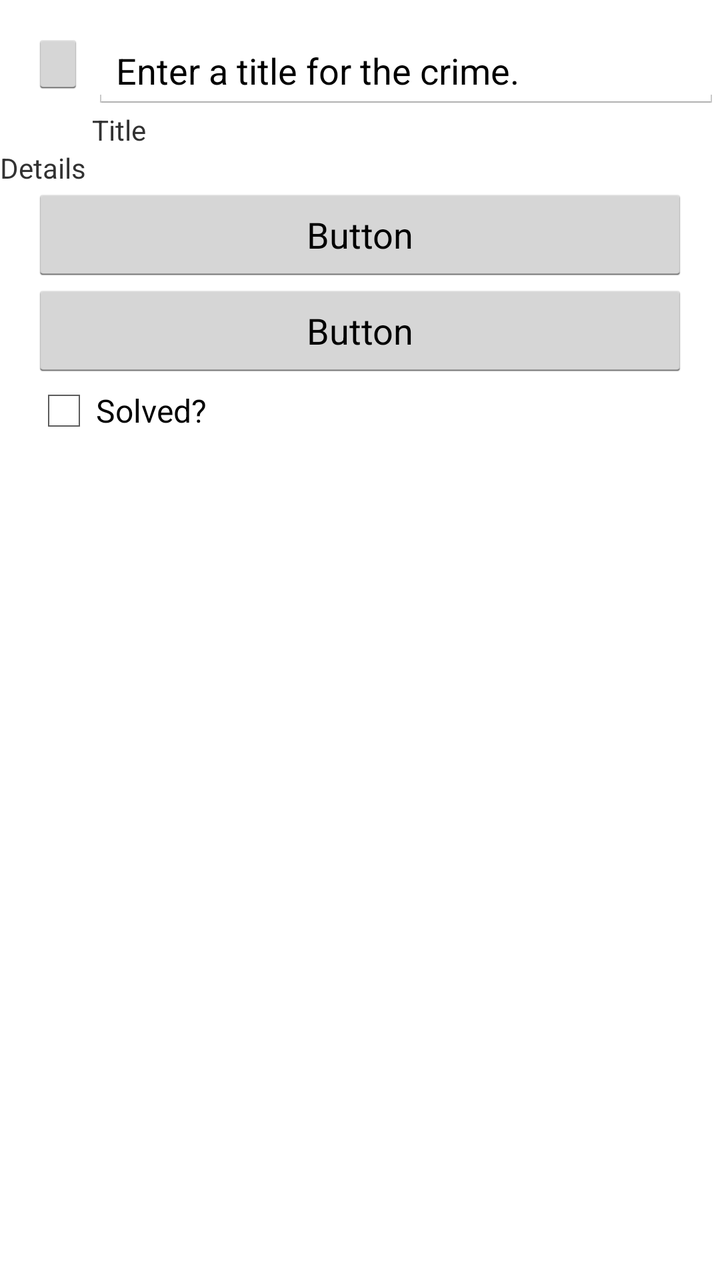
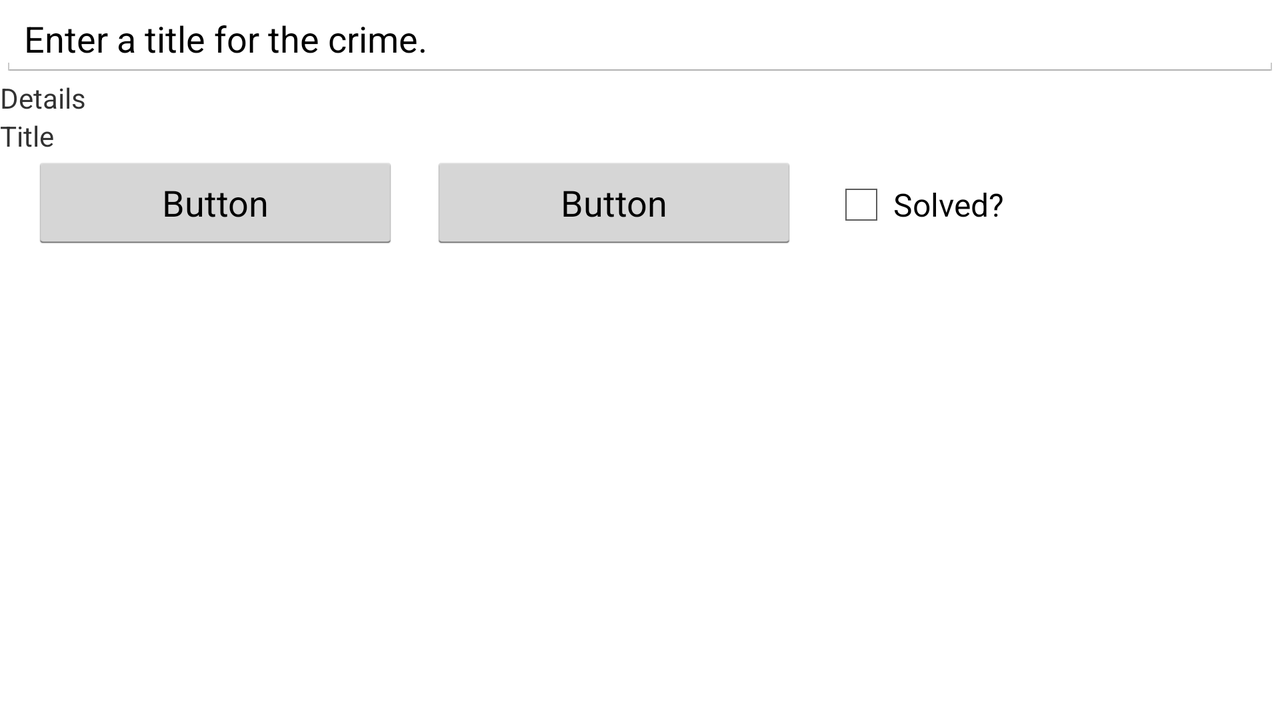

First picture: res/layout/ on a phone held upright. Second picture: the repository's own variant of that layout, on a device whose configuration matches the variant's folder. Source for both follows.
<!-- AndroidManifest.xml: application theme Theme.CriminalIntent -->
<!-- res/layout/fragment_crime.xml -->
<?xml version="1.0" encoding="utf-8"?>
<LinearLayout xmlns:android="http://schemas.android.com/apk/res/android"
    xmlns:app="http://schemas.android.com/apk/res-auto"
    android:layout_width="match_parent"
    android:layout_height="match_parent"
    android:orientation="vertical">

    <LinearLayout
        android:layout_width="match_parent"
        android:layout_height="wrap_content"
        android:layout_marginLeft="16dp"
        android:layout_marginTop="16dp"
        android:orientation="horizontal">

        <LinearLayout
            android:layout_width="wrap_content"
            android:layout_height="wrap_content"
            android:layout_marginRight="4dp"
            android:orientation="vertical">

            <ImageButton
                android:id="@+id/crime_imageButton"
                android:layout_width="match_parent"
                android:layout_height="wrap_content"
                app:srcCompat="@android:drawable/ic_menu_camera" />
        </LinearLayout>

        <LinearLayout
            android:layout_width="wrap_content"
            android:layout_height="wrap_content"
            android:layout_weight="1"
            android:orientation="vertical">

            <EditText
                android:id="@+id/crime_title"
                android:layout_width="match_parent"
                android:layout_height="wrap_content"
                android:ems="10"
                android:inputType="textPersonName"
                android:text="@string/crime_title_hint" />

            <TextView
                android:id="@+id/txtCrimeTitleLabel"
                android:layout_width="match_parent"
                android:layout_height="wrap_content"
                android:text="@string/crime_title_label" />
        </LinearLayout>

    </LinearLayout>

    <TextView
        android:id="@+id/txtCrimeDetail"
        android:layout_width="match_parent"
        android:layout_height="wrap_content"
        android:text="@string/crime_details_label" />

    <Button
        android:id="@+id/crime_date"
        android:layout_width="match_parent"
        android:layout_height="wrap_content"
        android:layout_marginLeft="16dp"
        android:layout_marginRight="16dp"
        android:text="Button" />

    <Button
        android:id="@+id/crime_time"
        android:layout_width="match_parent"
        android:layout_height="wrap_content"
        android:layout_marginLeft="16dp"
        android:layout_marginRight="16dp"
        android:text="Button" />

    <CheckBox
        android:id="@+id/crime_solved"
        android:layout_width="match_parent"
        android:layout_height="wrap_content"
        android:layout_marginLeft="16dp"
        android:layout_marginRight="16dp"
        android:text="@string/crime_solved_label" />
</LinearLayout>
<!-- resources referenced by this layout -->
<resources>
  <string name="crime_details_label">Details</string>
  <string name="crime_solved_label">Solved?</string>
  <string name="crime_title_hint">Enter a title for the crime.</string>
  <string name="crime_title_label">Title</string>
  <style name="Theme.CriminalIntent" parent="android:Theme.Holo.Light.DarkActionBar">
          
          <item name="colorPrimary">@color/purple_500</item>
          <item name="colorPrimaryVariant">@color/purple_700</item>
          <item name="colorOnPrimary">@color/white</item>
          
          <item name="colorSecondary">@color/teal_200</item>
          <item name="colorSecondaryVariant">@color/teal_700</item>
          <item name="colorOnSecondary">@color/black</item>
          
          <item name="android:statusBarColor" tools:targetApi="l">?attr/colorPrimaryVariant</item>
          
      </style>
</resources>
<!-- res/layout-land/fragment_crime.xml (the repository's variant of the layout above) -->
<!-- drawn on the phone turned sideways -->
<?xml version="1.0" encoding="utf-8"?>
<LinearLayout xmlns:android="http://schemas.android.com/apk/res/android"
    android:layout_width="match_parent"
    android:layout_height="match_parent"
    android:orientation="vertical">

    <EditText
        android:id="@+id/crime_title"
        android:layout_width="match_parent"
        android:layout_height="wrap_content"
        android:ems="10"
        android:inputType="textPersonName"
        android:text="@string/crime_title_hint" />

    <TextView
        android:id="@+id/txtCrimeDetail"
        android:layout_width="match_parent"
        android:layout_height="wrap_content"
        android:text="@string/crime_details_label" />

    <TextView
        android:id="@+id/txtCrimeTitleLabel"
        android:layout_width="match_parent"
        android:layout_height="wrap_content"
        android:text="@string/crime_title_label" />

    <LinearLayout
        android:layout_width="match_parent"
        android:layout_height="match_parent"
        android:layout_marginLeft="16dp"
        android:layout_marginRight="16dp"
        android:orientation="horizontal">

        <Button
            android:id="@+id/crime_date"
            android:layout_width="wrap_content"
            android:layout_height="wrap_content"
            android:layout_weight="1"
            android:text="Button" />

        <Button
            android:id="@+id/crime_time"
            android:layout_width="wrap_content"
            android:layout_height="wrap_content"
            android:layout_marginLeft="16dp"
            android:layout_weight="1"
            android:text="Button" />

        <CheckBox
            android:id="@+id/crime_solved"
            android:layout_width="wrap_content"
            android:layout_height="wrap_content"
            android:layout_marginLeft="16dp"
            android:layout_marginRight="16dp"
            android:layout_weight="1"
            android:text="@string/crime_solved_label" />

    </LinearLayout>

</LinearLayout>
